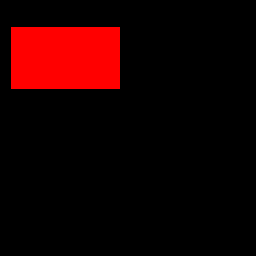
#> input picture tarea#5/img1.bmp, 256 x 256 px
$ python ejercicio1.py
#> lines starting #> are read from the running program, lines starting #| are printed output that depends on the picture; after the words box and inside, x2 and y2 are one past the last pixel; in counts of white or black regions, pixels touching at a corner belong together; long printed decimals are rounded
import cv2
import numpy as np

# Cargando las imágenes
img1 = cv2.imread('img1.bmp')
#> img1 is the input picture: shape (256, 256, 3); mean B, G, R 0, 0, 26.3
img2 = cv2.imread('img2.bmp')
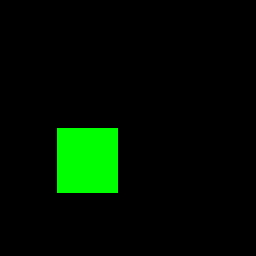
#> input picture tarea#5/img2.bmp, 256 x 256 px
#> img2 is the input picture: shape (256, 256, 3); mean B, G, R 0, 15.4, 0
img3 = cv2.imread('img3.bmp')
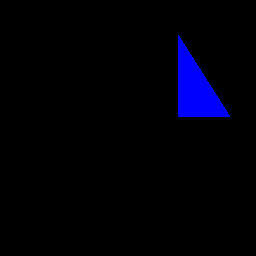
#> input picture tarea#5/img3.bmp, 256 x 256 px
#> img3 is the input picture: shape (256, 256, 3); mean B, G, R 8.5, 0, 0

# Sumando las imágenes
img_Result = cv2.add(img1, img2)
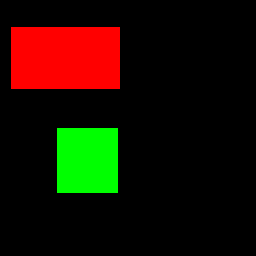
#> img_Result: shape (256, 256, 3); mean B, G, R 0, 15.4, 26.3
img_Result = cv2.add(img_Result, img3)
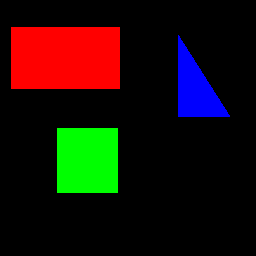
#> img_Result: shape (256, 256, 3); mean B, G, R 8.5, 15.4, 26.3

# Mostrar imagen resultante
cv2.imshow('Imagen Sumada', img_Result)
cv2.waitKey(0)
cv2.destroyAllWindows()

# Encontrar contornos de las figuras geométricas
gray = cv2.cvtColor(img_Result, cv2.COLOR_BGR2GRAY)
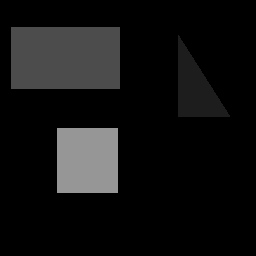
#> gray: shape (256, 256); min 0, max 150, mean 17.9
contornos, _ = cv2.findContours(gray, cv2.RETR_EXTERNAL, cv2.CHAIN_APPROX_SIMPLE)
#> contornos = 3 contours; box (x1, y1, x2, y2) and area: (11, 27, 120, 89) 6588, (57, 128, 118, 193) 3840, (178, 35, 230, 117) 2076

# Iterar sobre los contornos y obtener información de cada figura geométrica
for i, contorno in enumerate(contornos):
    # Calcular el área de la figura
    area = cv2.contourArea(contorno)

    # Calcular el perímetro de la figura
    perimetro = cv2.arcLength(contorno, True)

    # Calcular el centroide de la figura
    moments = cv2.moments(contorno)
    centroid_x = int(moments['m10'] / moments['m00'])
    centroid_y = int(moments['m01'] / moments['m00'])

    # Imprimir los resultados
    print(f"Figura {i+1}:")
    print(f"Area: {area} pixeles cuadrados")
    print(f"Perimetro: {perimetro} pixeles")
    print(f"Centroide: ({centroid_x}, {centroid_y})\n")
#> this loop made 3 passes
#> (contorno, area, perimetro, centroid_x, centroid_y) on passes 1, 3: ([[57, 128], [57, 192], [117, 192], [117, 128]], 3840, 248, 87, 160), ([[11, 27], [11, 88], [119, 88], [119, 27]], 6588, 338, 65, 57)
#> (area, perimetro, centroid_x, centroid_y) on pass 2: (2076.5, 234.1, 195, 89)
#| Figura 1:
#| Area: 3840.0 pixeles cuadrados
#| Perimetro: 248.0 pixeles
#| Centroide: (87, 160)
#| Figura 2:
#| Area: 2076.5 pixeles cuadrados
#| Perimetro: 234.125 pixeles
#| Centroide: (195, 89)
#| Figura 3:
#| Area: 6588.0 pixeles cuadrados
#> (further printed lines are left out)
